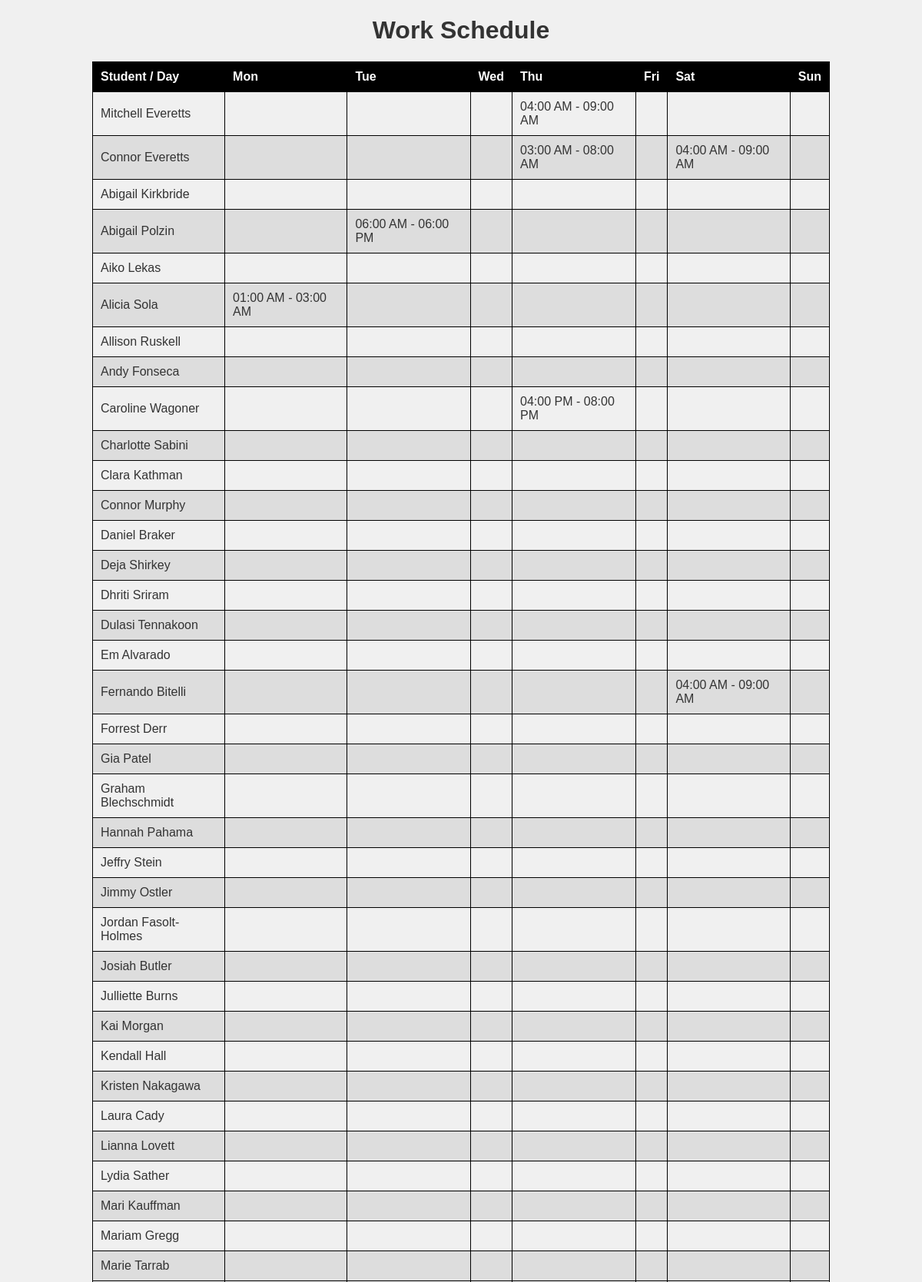
The app's page /schedule/ (signed in, upper part) with its own data.
### roster/models.py (models this page shows, shortened)
class StudentWorker(models.Model):
    name = models.CharField(max_length=100)
    email = models.EmailField()

### roster/views.py (the view)
# urls.py: path('schedule/', views.schedule_view, name='schedule'),
@login_required
def schedule_view(request):
    workers = StudentWorker.objects.all()
    days = ['Mon', 'Tue', 'Wed', 'Thu', 'Fri', 'Sat', 'Sun']
    schedule_matrix = {worker: {day: '' for day in days} for worker in workers}
    for schedule in Schedule.objects.all():
        worker = schedule.student_worker
        day = schedule.day  # 'Mon', 'Tue', etc.
        time = f"{schedule.start_time.strftime('%I:%M %p')} - {schedule.end_time.strftime('%I:%M %p')}"  # AM/PM format
        schedule_matrix[worker][day] = time
    return render(request, 'roster/schedule.html', {'schedule_matrix': schedule_matrix, 'days': days, 'workers': workers})

### roster/templatetags/roster_tags.py (called while the page is built)
@register.simple_tag
def get_schedule(schedule_matrix, worker, day):
    return schedule_matrix.get(worker, {}).get(day, '')

### roster/templates/roster/schedule.html (shortened to what this page needs)
{% load static %}
{% load roster_tags %}
<!DOCTYPE html>
<html>
<head>
    <link rel="stylesheet" type="text/css" href="{% static 'roster/style.css' %}">
</head>
<body>
    <div class="container">
        <h1>Work Schedule</h1>
        <table>
            <thead>
                <tr>
                    <th>Student / Day</th>
                    {% for day in days %}
                    <th>{{ day }}</th>
                    {% endfor %}
                </tr>
            </thead>
            <tbody>
                {% for worker in workers %}
                <tr>
                    <td>{{ worker.name }}</td>
                    {% for day in days %}
                    <td>{% get_schedule schedule_matrix worker day %}</td>
                    {% endfor %}
                </tr>
                {% endfor %}
            </tbody>
        </table>
    </div>
</body>
</html>

### roster/static/roster/style.css (style rules this page uses)
body { font-family: 'Trebuchet MS', sans-serif; background-color: #f0f0f0; color: #333; text-align: center; margin: 0; padding: 0; }
.container { width: 80%; margin: auto; overflow: hidden; }
table { width: 100%; margin-top: 20px; border-collapse: collapse; }
table, th, td { border: 1px solid #000; }
th, td { padding: 10px; text-align: left; }
thead { background-color: #000; color: #fff; }
tr:nth-child(even) { background-color: #ddd; }

### records on screen
StudentWorker: name "Mitchell Everetts", id "04:00 AM - 09:00 AM"
StudentWorker: name "Connor Everetts", id "03:00 AM - 08:00 AM" "04:00 AM - 09:00 AM"
StudentWorker: name "Abigail Kirkbride"
StudentWorker: name "Abigail Polzin", id "06:00 AM - 06:00 PM"
StudentWorker: name "Aiko Lekas"
StudentWorker: name "Alicia Sola", id "01:00 AM - 03:00 AM"
StudentWorker: name "Allison Ruskell"
StudentWorker: name "Andy Fonseca"
StudentWorker: name "Caroline Wagoner", id "04:00 PM - 08:00 PM"
StudentWorker: name "Charlotte Sabini"
StudentWorker: name "Clara Kathman"
StudentWorker: name "Connor Murphy"
StudentWorker: name "Daniel Braker"
StudentWorker: name "Deja Shirkey"
StudentWorker: name "Dhriti Sriram"
StudentWorker: name "Dulasi Tennakoon"
StudentWorker: name "Em Alvarado"
StudentWorker: name "Fernando Bitelli", id "04:00 AM - 09:00 AM"
StudentWorker: name "Forrest Derr"
StudentWorker: name "Gia Patel"
StudentWorker: name "Graham Blechschmidt"
StudentWorker: name "Hannah Pahama"
StudentWorker: name "Jeffry Stein"
StudentWorker: name "Jimmy Ostler"
StudentWorker: name "Jordan Fasolt-Holmes"
StudentWorker: name "Josiah Butler"
StudentWorker: name "Julliette Burns"
StudentWorker: name "Kai Morgan"
StudentWorker: name "Kendall Hall"
StudentWorker: name "Kristen Nakagawa"
StudentWorker: name "Laura Cady"
StudentWorker: name "Lianna Lovett"
StudentWorker: name "Lydia Sather"
StudentWorker: name "Mari Kauffman"
StudentWorker: name "Mariam Gregg"
StudentWorker: name "Marie Tarrab"

### other values on screen
{{ day }} "Mon" "Tue" "Wed" "Thu" "Fri" "Sat" "Sun"
